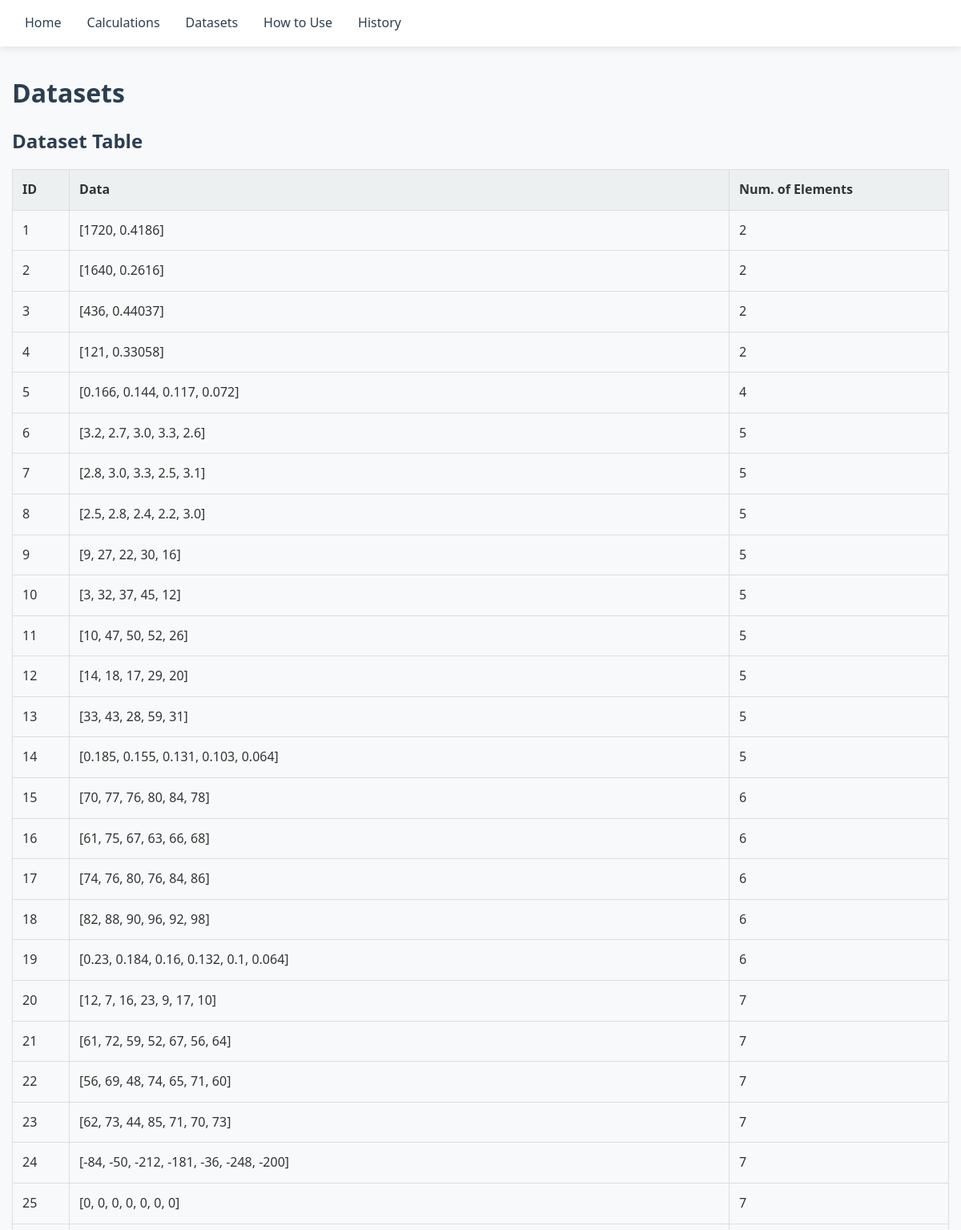
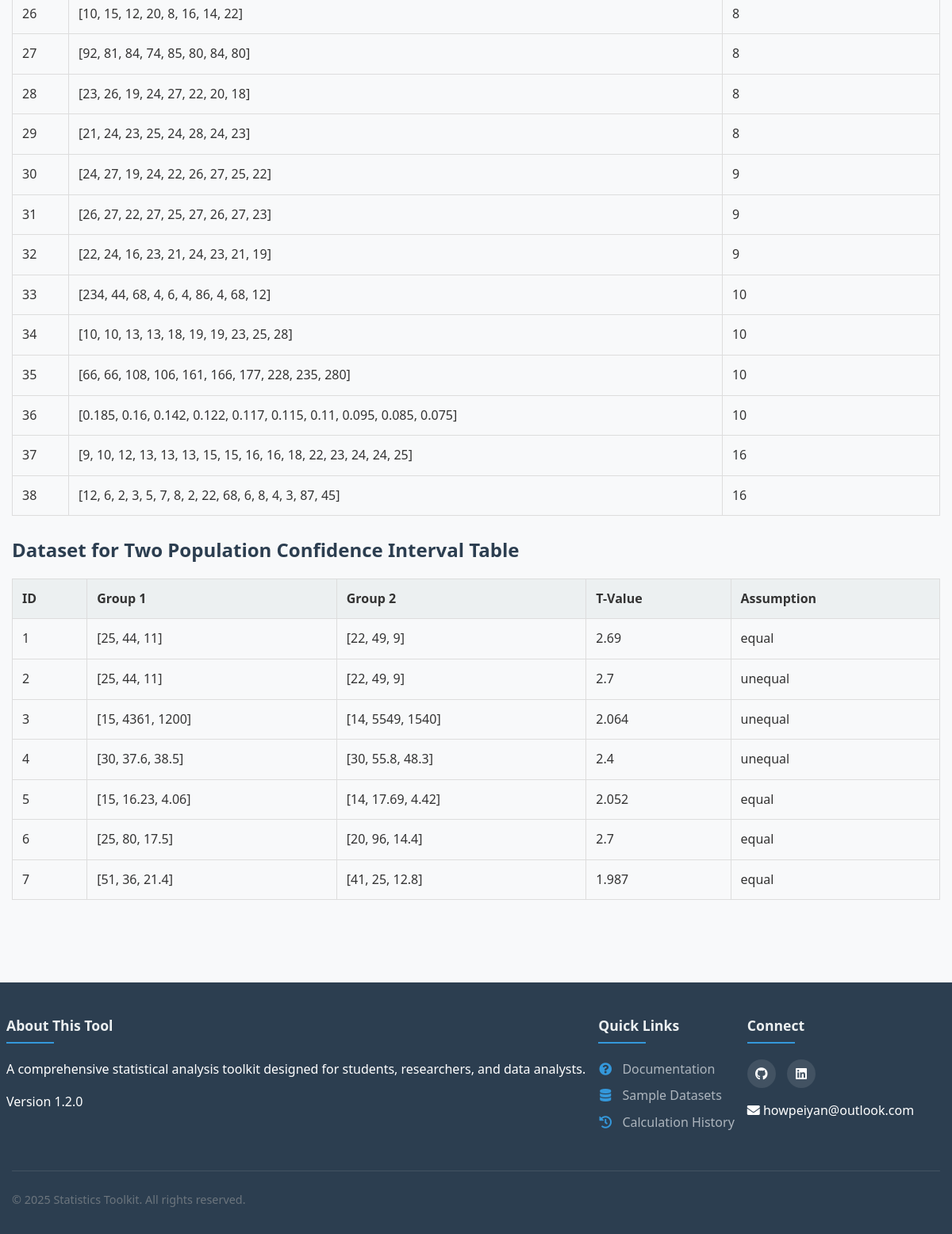
/datasets, run on the app's committed database (2 pictures, top to bottom).
### tables this page shows
CREATE TABLE dataset
    (id INTEGER PRIMARY KEY AUTOINCREMENT, 
    data TEXT,
    num_elements INTEGER
);

CREATE TABLE two_pops (
    id INTEGER PRIMARY KEY AUTOINCREMENT,
    group1 TEXT,
    group2 TEXT,
    t_value REAL,
    assumption TEXT,
    num_elements INTEGER
);

### app.py (the view)
@app.route('/datasets')
def datasets():
    conn = sqlite3.connect('dataset/dataset.db')
    cursor = conn.cursor()
    cursor.execute("SELECT * FROM dataset")
    datasets = cursor.fetchall()
    cursor.execute("SELECT * FROM two_pops")
    two_pops = cursor.fetchall()
    conn.close()
    return render_template('datasets.html',
        datasets=datasets,
        two_pops=two_pops
    )

### app.py (called while the page is built)
@app.before_request
def before_request():
    if 'history' not in session:
        session['history'] = []

### templates/datasets.html
{% extends "base.html" %}
{% block stylesheets %}
<link rel="stylesheet" href="{{ url_for('static', filename='datasets.css') }}">
{% endblock %}
{% block content %}
<h1>Datasets</h1>
<h2>Dataset Table</h2>
<table border="1">
    <thead>
        <tr>
            <th>ID</th>
            <th>Data</th>
            <th>Num. of Elements</th>
        </tr>
    </thead>
    <tbody>
        {% for dataset in datasets %}
        <tr>
            <td>{{ dataset[0] }}</td>
            <td>{{ dataset[1] }}</td>
            <td>{{ dataset[2] }}</td>
        </tr>
        {% endfor %}
    </tbody>
</table>
<h2>Dataset for Two Population Confidence Interval Table</h2>
<table border="1">
    <thead>
        <tr>
            <th>ID</th>
            <th>Group 1</th>
            <th>Group 2</th>
            <th>T-Value</th>
            <th>Assumption</th>
        </tr>
    </thead>
    <tbody>
        {% for pop in two_pops %}
        <tr>
            <td>{{ pop[0] }}</td>
            <td>{{ pop[1] }}</td>
            <td>{{ pop[2] }}</td>
            <td>{{ pop[3] }}</td>
            <td>{{ pop[4] }}</td>
        </tr>
        {% endfor %}
    </tbody>
</table>
{% endblock %}

### static/style.css (style rules this page uses)
:root { --primary-color: #3498db; --secondary-color: #2ecc71; --dark-color: #2c3e50; --light-color: #ecf0f1; --danger-color: #e74c3c; --warning-color: #f39c12; --success-color: #27ae60; --border-radius: 4px; --box-shadow: 0 2px 10px rgba(0, 0, 0, 0.1); --transition: all 0.3s ease; }
* { margin: 0; padding: 0; box-sizing: border-box; }
body { font-family: 'Segoe UI', Tahoma, Geneva, Verdana, sans-serif; line-height: 1.6; color: #333; background-color: #f8f9fa; min-height: 100vh; display: flex; flex-direction: column; }
h1, h2, h3, h4, h5, h6 { margin-bottom: 1rem; color: var(--dark-color); }

### static/datasets.css (style rules this page uses)
table { width: 100%; border-collapse: collapse; margin-bottom: 1.5rem; }
th, td { padding: 0.75rem; text-align: left; border: 1px solid #ddd; }
th { background-color: var(--light-color); font-weight: 600; }

### data on the page
dataset: id "1", data "[1720, 0.4186]", num_elements "2"
dataset: id "2", data "[1640, 0.2616]", num_elements "2"
dataset: id "3", data "[436, 0.44037]", num_elements "2"
dataset: id "4", data "[121, 0.33058]", num_elements "2"
dataset: id "5", data "[0.166, 0.144, 0.117, 0.072]", num_elements "4"
dataset: id "6", data "[3.2, 2.7, 3.0, 3.3, 2.6]", num_elements "5"
dataset: id "7", data "[2.8, 3.0, 3.3, 2.5, 3.1]", num_elements "5"
dataset: id "8", data "[2.5, 2.8, 2.4, 2.2, 3.0]", num_elements "5"
dataset: id "9", data "[9, 27, 22, 30, 16]", num_elements "5"
dataset: id "10", data "[3, 32, 37, 45, 12]", num_elements "5"
dataset: id "11", data "[10, 47, 50, 52, 26]", num_elements "5"
dataset: id "12", data "[14, 18, 17, 29, 20]", num_elements "5"
dataset: id "13", data "[33, 43, 28, 59, 31]", num_elements "5"
dataset: id "14", data "[0.185, 0.155, 0.131, 0.103, 0.064]", num_elements "5"
dataset: id "15", data "[70, 77, 76, 80, 84, 78]", num_elements "6"
dataset: id "16", data "[61, 75, 67, 63, 66, 68]", num_elements "6"
dataset: id "17", data "[74, 76, 80, 76, 84, 86]", num_elements "6"
dataset: id "18", data "[82, 88, 90, 96, 92, 98]", num_elements "6"
dataset: id "19", data "[0.23, 0.184, 0.16, 0.132, 0.1, 0.064]", num_elements "6"
dataset: id "20", data "[12, 7, 16, 23, 9, 17, 10]", num_elements "7"
dataset: id "21", data "[61, 72, 59, 52, 67, 56, 64]", num_elements "7"
dataset: id "22", data "[56, 69, 48, 74, 65, 71, 60]", num_elements "7"
dataset: id "23", data "[62, 73, 44, 85, 71, 70, 73]", num_elements "7"
dataset: id "24", data "[-84, -50, -212, -181, -36, -248, -200]", num_elements "7"
dataset: id "25", data "[0, 0, 0, 0, 0, 0, 0]", num_elements "7"
dataset: id "26", data "[10, 15, 12, 20, 8, 16, 14, 22]", num_elements "8"
dataset: id "27", data "[92, 81, 84, 74, 85, 80, 84, 80]", num_elements "8"
dataset: id "28", data "[23, 26, 19, 24, 27, 22, 20, 18]", num_elements "8"
dataset: id "29", data "[21, 24, 23, 25, 24, 28, 24, 23]", num_elements "8"
dataset: id "30", data "[24, 27, 19, 24, 22, 26, 27, 25, 22]", num_elements "9"
dataset: id "31", data "[26, 27, 22, 27, 25, 27, 26, 27, 23]", num_elements "9"
dataset: id "32", data "[22, 24, 16, 23, 21, 24, 23, 21, 19]", num_elements "9"
dataset: id "33", data "[234, 44, 68, 4, 6, 4, 86, 4, 68, 12]", num_elements "10"
dataset: id "34", data "[10, 10, 13, 13, 18, 19, 19, 23, 25, 28]", num_elements "10"
dataset: id "35", data "[66, 66, 108, 106, 161, 166, 177, 228, 235, 280]", num_elements "10"
dataset: id "36", data "[0.185, 0.16, 0.142, 0.122, 0.117, 0.115, 0.11, 0.095, 0.085, 0.075]", num_elements "10"
dataset: id "37", data "[9, 10, 12, 13, 13, 13, 15, 15, 16, 16, 18, 22, 23, 24, 24, 25]", num_elements "16"
dataset: id "38", data "[12, 6, 2, 3, 5, 7, 8, 2, 22, 68, 6, 8, 4, 3, 87, 45]", num_elements "16"
two_pops: id "1", group1 "[25, 44, 11]", group2 "[22, 49, 9]", t_value "2.69", assumption "equal"
two_pops: id "2", group1 "[25, 44, 11]", group2 "[22, 49, 9]", t_value "2.7", assumption "unequal"
two_pops: id "3", group1 "[15, 4361, 1200]", group2 "[14, 5549, 1540]", t_value "2.064", assumption "unequal"
two_pops: id "4", group1 "[30, 37.6, 38.5]", group2 "[30, 55.8, 48.3]", t_value "2.4", assumption "unequal"
two_pops: id "5", group1 "[15, 16.23, 4.06]", group2 "[14, 17.69, 4.42]", t_value "2.052", assumption "equal"
two_pops: id "6", group1 "[25, 80, 17.5]", group2 "[20, 96, 14.4]", t_value "2.7", assumption "equal"
two_pops: id "7", group1 "[51, 36, 21.4]", group2 "[41, 25, 12.8]", t_value "1.987", assumption "equal"
